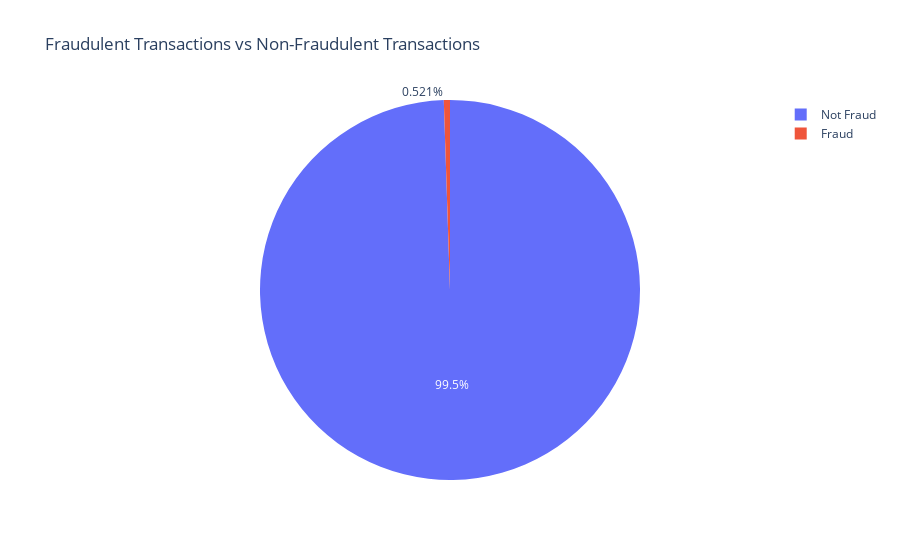

Notebook code for this chart:
### Code cell
fraud_counts = df['is_fraud'].value_counts().reset_index()
fraud_counts.columns = ['is_fraud', 'count']
fraud_counts['is_fraud'] = fraud_counts['is_fraud'].map({0: 'Not Fraud', 1: 'Fraud'})

fig = px.pie(fraud_counts, values='count', names='is_fraud', title='Fraudulent Transactions vs Non-Fraudulent Transactions')
fig.show()

### Figure 1 — Plotly figure (JSON) as saved in the notebook; plotly's stock layout.template omitted (floating-point values rounded to 4 significant figures)
{"data": [{"domain": {"x": [0, 1], "y": [0, 1]}, "hovertemplate": "is_fraud=%{label}<br>count=%{value}<extra></extra>", "labels": ["Not Fraud", "Fraud"], "legendgroup": "", "name": "", "showlegend": true, "type": "pie", "values": [1842743, 9651]}], "layout": {"legend": {"tracegroupgap": 0}, "title": {"text": "Fraudulent Transactions vs Non-Fraudulent Transactions"}}}
